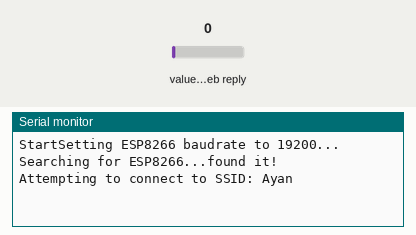
The sketch below on a simulated Arduino Leonardo, built for the host (arithmetic inside an expression is 32-bit, double 64-bit). On the bench: the last lines printed to the serial monitor. The test bench sets the inputs (shaded band); at power-on: value in the web reply 0. WiFi joins after 1.5 s; servers stay silent unless stated; the modem accepts every AT command (registered, SIM ready, sends succeed) and sends nothing else; web services answer with replies made up by the test bench.

Above: at 2.4 s.
2.5 s: value in the web reply set to 2
At 3.5 s:
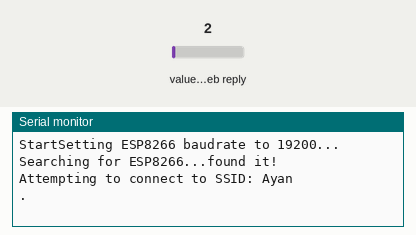
13.1 s: value in the web reply set to 25
At 24.4 s:
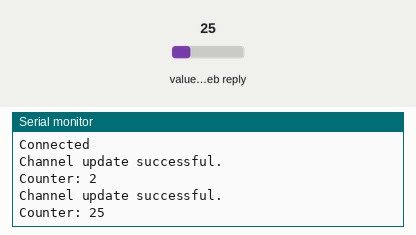

The sketch:

sketch_feb20a.ino
```cpp
#include "WiFiEsp.h"
#include "ThingSpeak.h" // always include thingspeak header file after other header files and custom macros
int countTrueCommand =0;
int countTimeCommand;
boolean found = false;
int valSensor = 1;
String HOST = "api.thingspeak.com";
String PORT = "80";
char ssid[] = "Ayan";   // your network SSID (name)
char pass[] = "packdalwalo";   // your network password
int keyIndex = 0;            // your network key Index number (needed only for WEP)
WiFiEspClient  client;

// Emulate Serial1 on pins 6/7 if not present
#ifndef HAVE_HWSERIAL1
#include "SoftwareSerial.h"
SoftwareSerial esp(6, 7); // RX, TX
#define ESP_BAUDRATE  19200
#else
#define ESP_BAUDRATE  115200
#endif

// Weather station channel details
unsigned long ChannelNumber = 1658268;
unsigned int AC = 1;
String field = "field1";

// Counting channel details

const char * ReadAPIKey = "N6BUH89WR6FZRIO8";
const char * myWriteAPIKey = "8XCV5D8PFVTG5U61";
int number =0;


void setup() {
 //Initialize serial and wait for port to open
  Serial.begin(115200);
  while(!Serial){
    ; // wait for serial port to connect. Needed for Leonardo native USB port only
  }
  Serial.print("Start");
  // initialize serial for ESP module
  setEspBaudRate(ESP_BAUDRATE);
  Serial.print("Searching for ESP8266...");
  // initialize ESP module
  WiFi.init(&esp);

  // check for the presence of the shield
  if (WiFi.status() == WL_NO_SHIELD) {
    Serial.println("WiFi shield not present");
    // don't continue
    while (true);
  }
  Serial.println("found it!");

  ThingSpeak.begin(client);  // Initialize ThingSpeak
}

void loop() {

  int statusCode = 0;

  // Connect or reconnect to WiFi
  if(WiFi.status() != WL_CONNECTED){
    Serial.print("Attempting to connect to SSID: ");
    Serial.println(ssid);
    while(WiFi.status() != WL_CONNECTED){
      WiFi.begin(ssid, pass); // Connect to WPA/WPA2 network. Change this line if using open or WEP network
      Serial.print(".");
      delay(5000);
    }
    Serial.println("\nConnected");
  }
  int x = ThingSpeak.writeField(ChannelNumber, AC, number, myWriteAPIKey);
  if(x == 200){
    Serial.println("Channel update successful.");
  }
  else{
    Serial.println("Problem updating channel. HTTP error code " + String(x));
    esp.println('AT+HTTPCPOST="https://api.thingspeak.com/update?api_key=N6BUH89WR6FZRIO8&field1=987"');
    Serial.print("\n link");
  }

  // change the value
  number++;
  if(number > 99){
    number = 0;
  }


  // Read in field 1 of the private channel which is a counter
  long count = ThingSpeak.readLongField(ChannelNumber,AC, ReadAPIKey);

   // Check the status of the read operation to see if it was successful
  statusCode = ThingSpeak.getLastReadStatus();
  if(statusCode == 200){
    Serial.println("Counter: " + String(count));
  }
  else{
    Serial.println("Problem reading channel. HTTP error code " + String(statusCode));
    String getData = "GET /update?api_key=" + String(myWriteAPIKey) + "&" + field + "=" + String(987);
    switch(countTrueCommand){
      case 0: sendCommand("AT",5,"OK");break;
      case 1: sendCommand("AT+CIPMUX",5,"OK");break;
      case 2: sendCommand('AT+CIPSTART=0,"TCP",' + HOST + "," + PORT,15,"OK");break;
      case 3: sendCommand("AR+CIPSEND=0,"+String(getData.length()+4),4,">");break;
      case 4: esp.println(getData);delay(1500);countTrueCommand++;break;
      case 5: sendCommand("AT+CIPCLOSE=0",5,"OK");break;
      case 7: Serial.print("DONEEE");delay(4000);break;
      }
  }
//
  delay(15000); // No need to read the counter too often.

}

// This function attempts to set the ESP8266 baudrate. Boards with additional hardware serial ports
// can use 115200, otherwise software serial is limited to 19200.
void setEspBaudRate(unsigned long baudrate){
  long rates[6] = {115200,74880,57600,38400,19200,9600};

  Serial.print("Setting ESP8266 baudrate to ");
  Serial.print(baudrate);
  Serial.println("...");

  for(int i = 0; i < 6; i++){
    esp.begin(rates[i]);
    delay(100);
    esp.print("AT+UART_DEF=");
    esp.print(baudrate);
    esp.print(",8,1,0,0\r\n");
    delay(100);
  }

  esp.begin(baudrate);
}


void sendCommand(String command, int maxTime, char readReplay[]){
  Serial.print(countTrueCommand);
  Serial.print(".ATcommand = ");
  Serial.print(command);
  while(countTimeCommand<(maxTime*1)){
    esp.println(command);
    if(esp.find(readReplay)){
      found = true;
      break;
    }
    countTimeCommand++;
  }
  if(found==true){
    Serial.println("Finally");
    countTrueCommand++;
    countTimeCommand = 0;
  }
  if(found==false){
    Serial.println("Still failed");
    countTrueCommand=0;
    countTimeCommand=0;
  }
}
```

Measured:
- after the input at 13.1 s, the serial monitor: prints a new line after 10.8 s (image 2)
